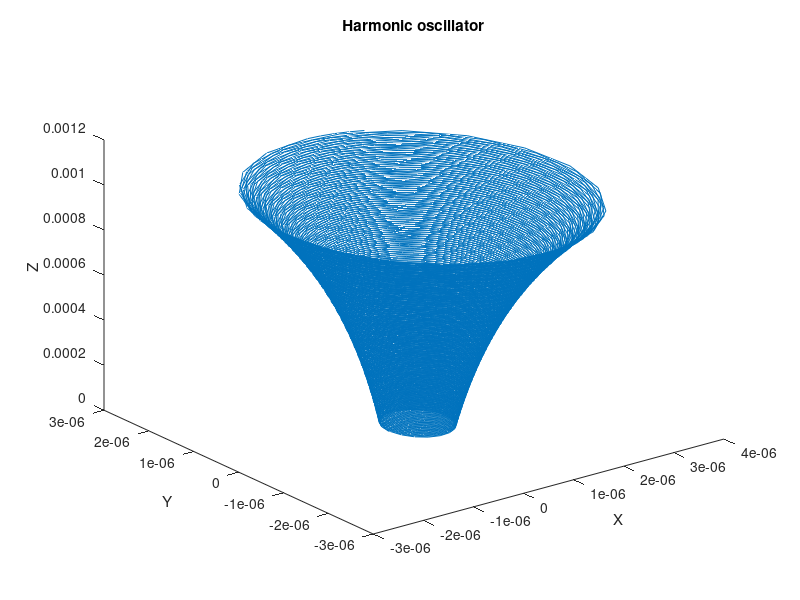

This chart was generated by the following MATLAB code:
clear all; close all; clc;

q=1.6e-19;
m=9.1e-31;
B=[0,0,1];
E=[0,10,0];

dy=@(t,y) [y(4); y(5); y(6);
(q/m)*( E(1) + ( y(5)*B(3) - y(6)*B(2) ));
(q/m)*( E(2) + ( y(6)*B(1) - y(4)*B(3) ));
(q/m)*( E(3) + ( y(4)*B(2) - y(5)*B(1) ))];


delta_t=[0 1e-8];
a_i=[0 0 0, 0 1e5 1e5];

options=odeset('RelTol',1e-2); %,'AbsTol',1e-8);
[t, x] = ode45(dy, delta_t, a_i,options);

% [azimuth,elevation,r] = cart2sph(x(:,1),x(:,2),x(:,3))

%r = sqrt(x(:,1).^2 + x(:,2).^2 + x(:,3).^2);
%v1 = atan(sqrt(x(:,1) + x(:,2))/x(:,3));
%v2 = atan(x(:,2)/x(:,1));



figure(1)
plot3(x(:,1),x(:,2),x(:,3))
hold on 
title('Harmonic oscillator')
xlabel('X')
ylabel('Y')
zlabel('Z')
hold off



V = [x(:,4),x(:,5),x(:,6)]
Blen = repmat(B,length(V),1)



sintheta = cross(V,Blen)./(abs(V).*abs(Blen))
 
r = (m*V.*sintheta)./(abs(q).*Blen)

% figure(2)
% plot(r,t)
% hold on
% title('radius v tid') 
% ylabel('radius[m]')
% xlabel('tid [s]')
% hold off
